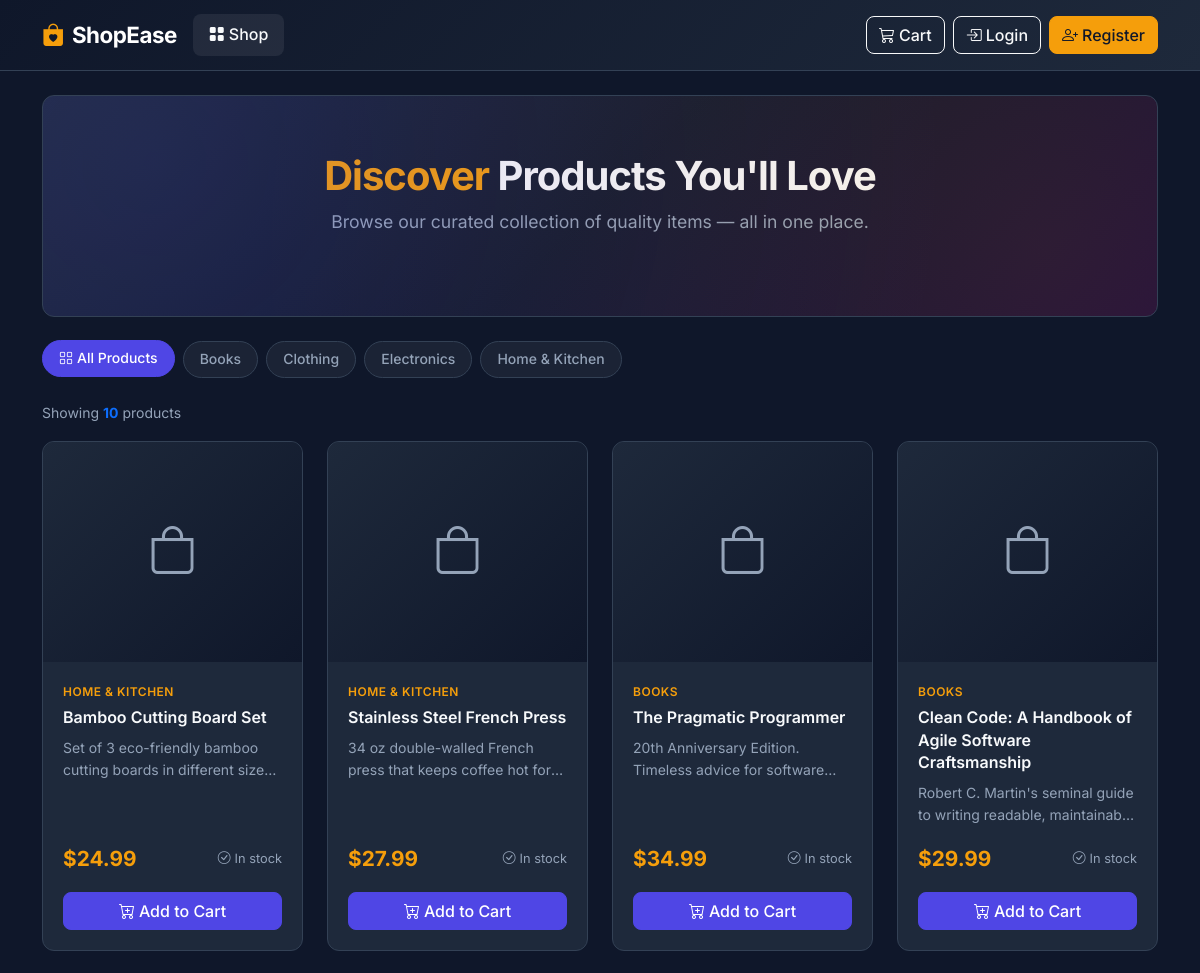
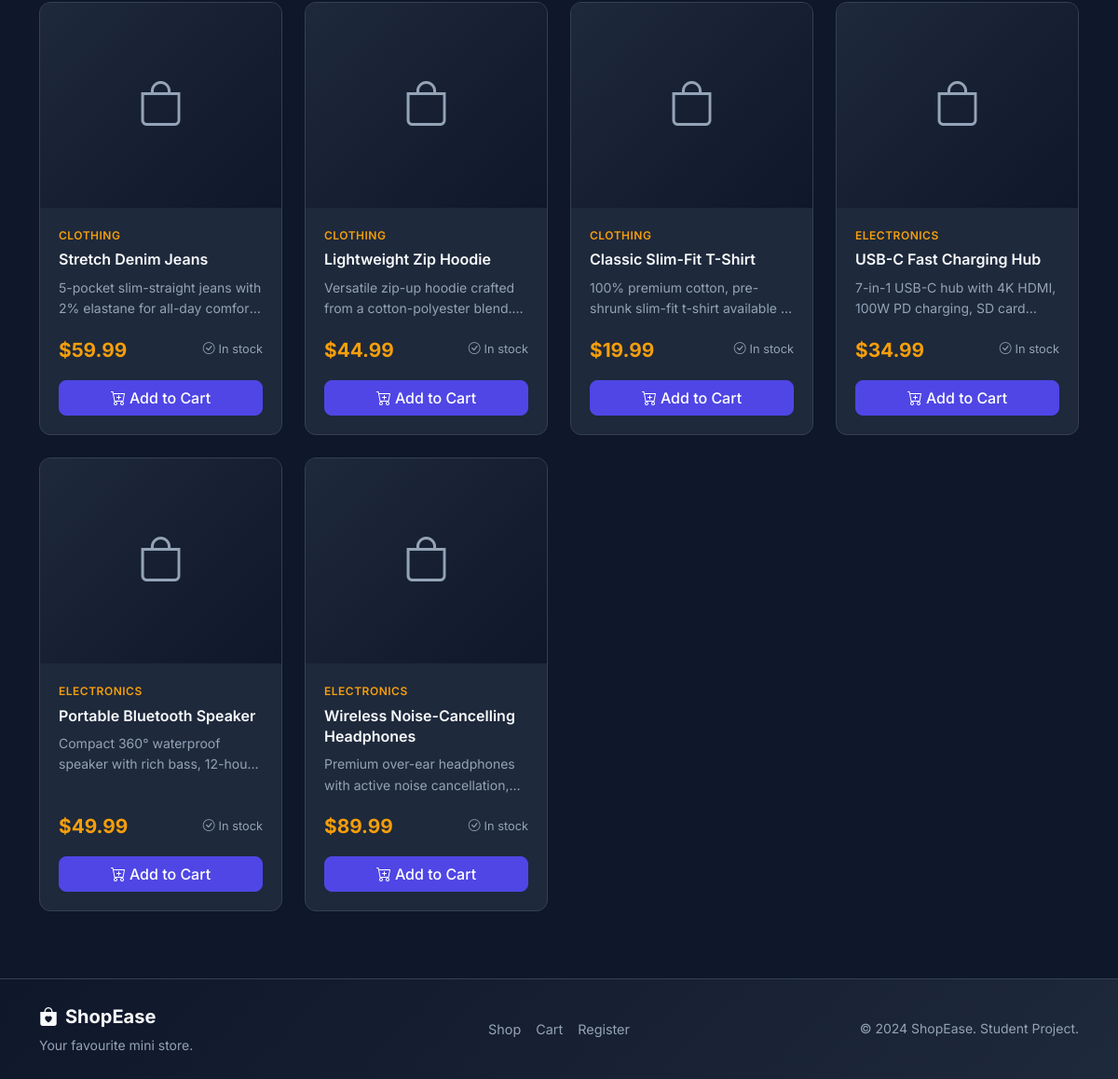
The page / on the database its author committed (2 pictures, top to bottom).
### products/models.py (models this page shows, shortened)
class Category(models.Model):
    name = models.CharField(max_length=200)
    slug = models.SlugField(max_length=200, unique=True, blank=True)
    class Meta:
        verbose_name_plural = 'Categories'
        ordering = ['name']

class Product(models.Model):
    category = models.ForeignKey(
        Category,
        on_delete=models.CASCADE,
        related_name='products'
    )
    name = models.CharField(max_length=255)
    description = models.TextField()
    price = models.DecimalField(max_digits=10, decimal_places=2)
    stock = models.PositiveIntegerField(default=0)
    image = models.ImageField(upload_to='products/', blank=True, null=True)
    created_at = models.DateTimeField(auto_now_add=True)
    available = models.BooleanField(default=True)
    class Meta:
        ordering = ['-created_at']
    def is_in_stock(self):
        return self.stock > 0

### products/views.py (the view)
# urls.py: path('', views.product_list, name='product_list'),
def product_list(request):
    categories = Category.objects.all()
    products = Product.objects.filter(available=True)
    category_slug = request.GET.get('category')
    selected_category = None
    if category_slug:
        selected_category = get_object_or_404(Category, slug=category_slug)
        products = products.filter(category=selected_category)
    context = {
        'products': products,
        'categories': categories,
        'selected_category': selected_category,
    }
    return render(request, 'products/product_list.html', context)

### cart/cart.py (called while the page is built)
    def __len__(self):
        return sum(item['quantity'] for item in self.cart.values())

### cart/context_processors.py (called while the page is built)
def cart_context(request):
    return {'cart': Cart(request)}

### templates/products/product_list.html (shortened to what this page needs)
{% extends 'base.html' %}
{% block content %}
<div class="container">
  <div class="hero-banner mb-4">
    <h1 class="mb-2">
      <span class="text-accent">Discover</span> Products You'll Love
    </h1>
    <p class="mb-4">Browse our curated collection of quality items — all in one place.</p>
  </div>
  <div class="mb-4">
    <div class="category-pills">
      <a href="{% url 'product_list' %}"
         class="category-pill {% if not selected_category %}active{% endif %}"
         id="category-all">
        <i class="bi bi-grid me-1"></i>All Products
      </a>
      {% for category in categories %}
        <a href="?category={{ category.slug }}"
           class="category-pill {% if selected_category.slug == category.slug %}active{% endif %}"
           id="category-{{ category.slug }}">
          {{ category.name }}
        </a>
      {% endfor %}
    </div>
  </div>
  <div class="d-flex justify-content-between align-items-center mb-3">
    <p class="text-muted mb-0 small">
      Showing <strong class="text-primary">{{ products|length }}</strong> product{{ products|length|pluralize }}
    </p>
  </div>
  {% if products %}
    <div class="row row-cols-1 row-cols-sm-2 row-cols-md-3 row-cols-lg-4 g-4 mb-4">
      {% for product in products %}
      <div class="col">
        <div class="product-card">
          <a href="{% url 'product_detail' product.pk %}" class="d-block" id="product-link-{{ product.pk }}">
            <div class="product-card-img-wrapper">
              {% if product.image %}
                <img src="{{ product.image.url }}" alt="{{ product.name }}" class="product-img" />
                <div class="product-card-placeholder" style="display:none;">
                  <i class="bi bi-image"></i>
                </div>
              {% else %}
                <div class="product-card-placeholder">
                  <i class="bi bi-bag"></i>
                </div>
              {% endif %}
            </div>
          </a>
          <div class="product-card-body">
            <div class="product-category-tag">{{ product.category.name }}</div>
            <a href="{% url 'product_detail' product.pk %}" class="text-decoration-none">
              <h5 class="product-name">{{ product.name }}</h5>
            </a>
            <p class="text-muted small mb-2" style="display:-webkit-box;-webkit-line-clamp:2;-webkit-box-orient:vertical;overflow:hidden;">
              {{ product.description }}
            </p>
            <div class="d-flex justify-content-between align-items-center mt-auto pt-2">
              <span class="product-price">${{ product.price }}</span>
              {% if product.stock == 0 %}
                <span class="product-stock out small"><i class="bi bi-x-circle me-1"></i>Out of stock</span>
              {% elif product.stock <= 5 %}
                <span class="product-stock low small"><i class="bi bi-exclamation-circle me-1"></i>{{ product.stock }} left</span>
              {% else %}
                <span class="product-stock small"><i class="bi bi-check-circle me-1"></i>In stock</span>
              {% endif %}
            </div>
            {% if product.is_in_stock %}
              <form action="{% url 'cart_add' product.pk %}" method="post"
                    class="mt-3 add-to-cart-form" id="add-to-cart-form-{{ product.pk }}">
                <button type="submit" class="btn btn-primary w-100" id="add-btn-{{ product.pk }}">
                  <i class="bi bi-cart-plus me-1"></i>Add to Cart
                </button>
              </form>
            {% else %}
              <button class="btn btn-secondary w-100 mt-3" disabled>
                <i class="bi bi-x-circle me-1"></i>Out of Stock
              </button>
            {% endif %}
          </div>
        </div>
      </div>
      {% endfor %}
    </div>
  {% endif %}
</div>
{% endblock %}

### templates/base.html (shortened to what this page needs)
{% load static %}
<!DOCTYPE html>
<html lang="en">
<head>
  <link href="https://cdn.jsdelivr.net/npm/bootstrap@5.3.2/dist/css/bootstrap.min.css" rel="stylesheet" />
  <link href="https://cdn.jsdelivr.net/npm/bootstrap-icons@1.11.3/font/bootstrap-icons.min.css" rel="stylesheet" />
  <link href="{% static 'css/style.css' %}" rel="stylesheet" />
</head>
<body>
<nav class="navbar navbar-expand-lg navbar-dark sticky-top" id="main-navbar">
  <div class="container">
    <a class="navbar-brand fw-bold fs-4" href="{% url 'product_list' %}">
      <i class="bi bi-bag-heart-fill me-2 text-accent"></i>ShopEase
    </a>
    <div class="collapse navbar-collapse" id="navbarNav">
      <ul class="navbar-nav me-auto">
        <li class="nav-item">
          <a class="nav-link {% if request.resolver_match.url_name == 'product_list' %}active{% endif %}"
             href="{% url 'product_list' %}">
            <i class="bi bi-grid-fill me-1"></i>Shop
          </a>
        </li>
      </ul>
      <a href="{% url 'cart_detail' %}" class="btn btn-outline-light me-2 position-relative" id="cart-nav-btn">
        <i class="bi bi-cart3 me-1"></i>Cart
      </a>
      {% if user.is_authenticated %}
        <div class="dropdown">
          <button class="btn btn-light dropdown-toggle" type="button"
                  data-bs-toggle="dropdown" id="user-dropdown-btn">
            <i class="bi bi-person-circle me-1"></i>{{ user.username }}
          </button>
          <ul class="dropdown-menu dropdown-menu-end shadow">
            <li>
              <a class="dropdown-item" href="{% url 'order_history' %}" id="order-history-link">
                <i class="bi bi-clock-history me-2"></i>My Orders
              </a>
            </li>
            {% if user.is_staff %}
            <li>
              <a class="dropdown-item" href="/admin/" id="admin-panel-link">
                <i class="bi bi-gear-fill me-2"></i>Admin Panel
              </a>
            </li>
            {% endif %}
            <li><hr class="dropdown-divider"></li>
            <li>
              <form action="{% url 'logout' %}" method="post" class="d-inline" id="logout-form">
                {% csrf_token %}
                <button type="submit" class="dropdown-item text-danger border-0 bg-transparent w-100 text-start" id="logout-btn">
                  <i class="bi bi-box-arrow-right me-2"></i>Logout
                </button>
              </form>
            </li>
          </ul>
        </div>
      {% else %}
        <a href="{% url 'login' %}" class="btn btn-outline-light me-2" id="login-nav-btn">
          <i class="bi bi-box-arrow-in-right me-1"></i>Login
        </a>
        <a href="{% url 'register' %}" class="btn btn-accent" id="register-nav-btn">
          <i class="bi bi-person-plus me-1"></i>Register
        </a>
      {% endif %}
    </div>
  </div>
</nav>
<main class="main-content">
  {% block content %}{% endblock %}
</main>
<footer class="footer mt-auto py-4">
  <div class="container">
    <div class="row align-items-center">
      <div class="col-md-4 mb-3 mb-md-0">
        <span class="footer-brand fw-bold fs-5">
          <i class="bi bi-bag-heart-fill me-2"></i>ShopEase
        </span>
        <p class="text-muted small mt-1 mb-0">Your favourite mini store.</p>
      </div>
      <div class="col-md-4 text-center mb-3 mb-md-0">
        <div class="d-flex justify-content-center gap-3">
          <a href="{% url 'product_list' %}" class="footer-link">Shop</a>
          <a href="{% url 'cart_detail' %}" class="footer-link">Cart</a>
          {% if user.is_authenticated %}
          <a href="{% url 'order_history' %}" class="footer-link">Orders</a>
          {% else %}
          <a href="{% url 'register' %}" class="footer-link">Register</a>
          {% endif %}
        </div>
      </div>
      <div class="col-md-4 text-md-end">
        <p class="text-muted small mb-0">&copy; 2024 ShopEase. Student Project.</p>
      </div>
    </div>
  </div>
</footer>
</body>
</html>

### static/css/style.css (style rules this page uses)
:root { --primary: #4f46e5; --primary-dark: #3730a3; --accent: #f59e0b; --accent-hover: #d97706; --dark: #0f172a; --dark-card: #1e293b; --text-primary: #f8fafc; --text-muted: #94a3b8; --border: #334155; --success: #10b981; --danger: #ef4444; --font: 'Inter', sans-serif; --radius: 12px; --transition: all 0.25s ease; }
*, *::before, *::after { box-sizing: border-box; }
html { scroll-behavior: smooth; }
body { font-family: var(--font); background-color: var(--dark); color: var(--text-primary); min-height: 100vh; display: flex; flex-direction: column; line-height: 1.6; }
#main-navbar { background: linear-gradient(135deg, #0f172a 0%, #1e293b 100%); border-bottom: 1px solid var(--border); padding: 0.75rem 0; backdrop-filter: blur(10px); z-index: 1000; }
.navbar-brand { font-size: 1.4rem !important; letter-spacing: -0.5px; }
.nav-link { color: var(--text-muted) !important; font-weight: 500; padding: 0.5rem 1rem !important; border-radius: 8px; transition: var(--transition); }
.nav-link:hover, .nav-link.active { color: var(--text-primary) !important; background: rgba(255,255,255,0.07); }
.text-accent { color: var(--accent) !important; }
.btn-accent { background-color: var(--accent); border-color: var(--accent); color: #0f172a; font-weight: 600; border-radius: 8px; transition: var(--transition); }
.main-content { flex: 1; padding-top: 1.5rem; padding-bottom: 3rem; }
.hero-banner { background: linear-gradient(135deg, #1e293b 0%, #0f172a 50%, #1a0a3e 100%); border-radius: var(--radius); padding: 3.5rem 2rem; text-align: center; border: 1px solid var(--border); position: relative; overflow: hidden; }
.hero-banner::before { content: ''; position: absolute; top: -50%; left: -50%; width: 200%; height: 200%; background: radial-gradient(circle at 30% 40%, rgba(79, 70, 229, 0.15) 0%, transparent 50%), radial-gradient(circle at 70% 60%, rgba(245, 158, 11, 0.1) 0%, transparent 50%); pointer-events: none; }
.hero-banner h1 { font-size: 2.5rem; font-weight: 700; letter-spacing: -1px; }
.hero-banner p { color: var(--text-muted); font-size: 1.1rem; }
.category-pills { display: flex; flex-wrap: wrap; gap: 0.5rem; }
.category-pill { display: inline-block; padding: 0.4rem 1rem; border-radius: 50px; font-size: 0.875rem; font-weight: 500; text-decoration: none; background: rgba(255,255,255,0.05); color: var(--text-muted); border: 1px solid var(--border); transition: var(--transition); }
.category-pill:hover, .category-pill.active { background: var(--primary); color: #fff; border-color: var(--primary); transform: translateY(-1px); }
.product-card { background: var(--dark-card); border: 1px solid var(--border); border-radius: var(--radius); overflow: hidden; transition: var(--transition); height: 100%; display: flex; flex-direction: column; }
.product-card-img-wrapper { position: relative; overflow: hidden; height: 220px; background: #0f172a; }
.product-card-placeholder { width: 100%; height: 100%; display: flex; align-items: center; justify-content: center; background: linear-gradient(135deg, #1e293b, #0f172a); color: var(--text-muted); font-size: 3rem; }
.product-card-body { padding: 1.25rem; flex: 1; display: flex; flex-direction: column; }
.product-category-tag { font-size: 0.75rem; font-weight: 600; color: var(--accent); text-transform: uppercase; letter-spacing: 0.5px; margin-bottom: 0.35rem; }
.product-name { font-size: 1rem; font-weight: 600; color: var(--text-primary); margin-bottom: 0.5rem; line-height: 1.4; }
.product-price { font-size: 1.3rem; font-weight: 700; color: var(--accent); margin-top: auto; }
.product-stock { font-size: 0.8rem; color: var(--text-muted); }
.btn { font-weight: 500; border-radius: 8px; transition: var(--transition); }
.btn-primary { background-color: var(--primary); border-color: var(--primary); }
.footer { background: linear-gradient(135deg, #0f172a, #1e293b); border-top: 1px solid var(--border); }
.footer-brand { color: var(--text-primary); }
.footer-link { color: var(--text-muted); text-decoration: none; font-size: 0.9rem; transition: var(--transition); }
.text-muted { color: var(--text-muted) !important; }

### rows shown on the page
Category: name "Books"
Category: name "Clothing"
Category: name "Electronics"
Category: name "Home & Kitchen"
Product: category.name "HOME & KITCHEN", name "Bamboo Cutting Board Set", description "Set of 3 eco-friendly bamboo cutting boards in different…", price "24.99", stock "In stock"
Product: category.name "HOME & KITCHEN", name "Stainless Steel French Press", description "34 oz double-walled French press that keeps coffee hot…", price "27.99", stock "In stock"
Product: category.name "BOOKS", name "The Pragmatic Programmer", description "20th Anniversary Edition. Timeless advice for…", price "34.99", stock "In stock"
Product: category.name "BOOKS", name "Clean Code: A Handbook of Agile Software Craftsmanship", description "Robert C. Martin's seminal guide to writing readable,…", price "29.99", stock "In stock"
Product: category.name "CLOTHING", name "Stretch Denim Jeans", description "5-pocket slim-straight jeans with 2% elastane for all-day…", price "59.99", stock "In stock"
Product: category.name "CLOTHING", name "Lightweight Zip Hoodie", description "Versatile zip-up hoodie crafted from a cotton-polyester…", price "44.99", stock "In stock"
Product: category.name "CLOTHING", name "Classic Slim-Fit T-Shirt", description "100% premium cotton, pre-shrunk slim-fit t-shirt available…", price "19.99", stock "In stock"
Product: category.name "ELECTRONICS", name "USB-C Fast Charging Hub", description "7-in-1 USB-C hub with 4K HDMI, 100W PD charging, SD…", price "34.99", stock "In stock"
Product: category.name "ELECTRONICS", name "Portable Bluetooth Speaker", description "Compact 360° waterproof speaker with rich bass,…", price "49.99", stock "In stock"
Product: category.name "ELECTRONICS", name "Wireless Noise-Cancelling Headphones", description "Premium over-ear headphones with active noise…", price "89.99", stock "In stock"

### other values the page prints
{{ products|length }} "10"
